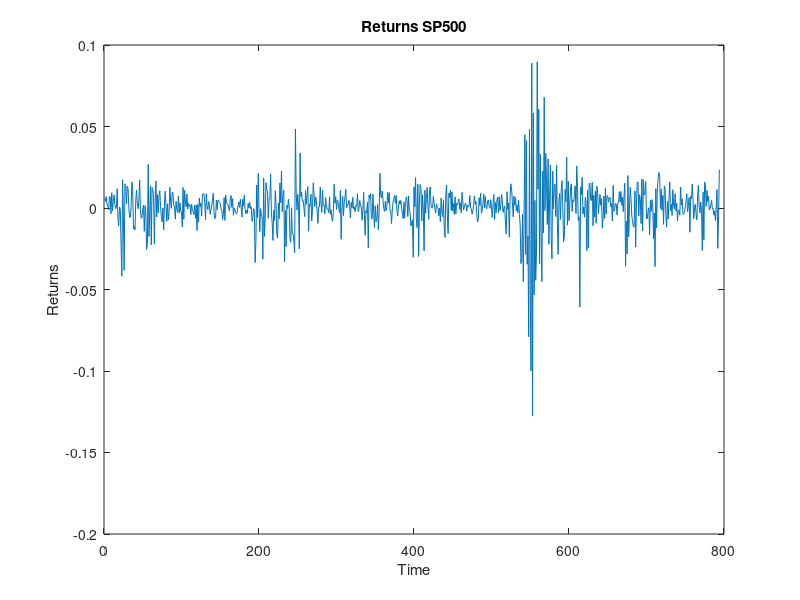
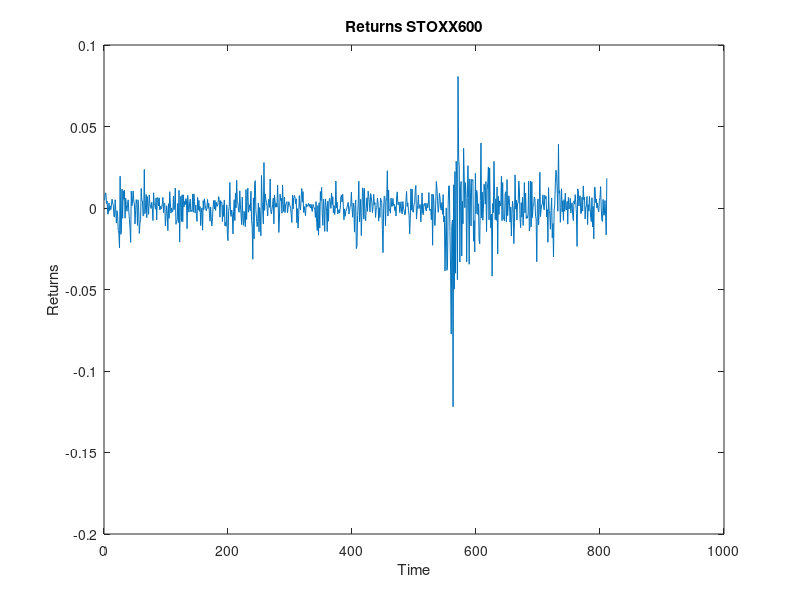

MATLAB code for these plots, in order:
%% TEAM PROJECT
load('DATASET.mat')
%Calculate Continuos Returns
logRetSP500=log(pt_SP500(2:end)./pt_SP500(1:end-1))
logReteuro=log(pt_euro(2:end)./pt_euro(1:end-1))

%% Display the Returns
figure(1)
plot(logRetSP500)
xlabel('Time')
ylabel('Returns')
title('Returns SP500')

figure(2)
plot(logReteuro)
xlabel('Time')
ylabel('Returns')
title('Returns STOXX600')
%lets watch the distribution -> tails

